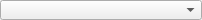
<?xml version="1.0" encoding="UTF-8"?>
<ui version="4.0">
 <class>OSTargetView</class>
 <widget class="QWidget" name="OSTargetView">
  <property name="geometry">
   <rect>
    <x>0</x>
    <y>0</y>
    <width>202</width>
    <height>20</height>
   </rect>
  </property>
  <layout class="QHBoxLayout" name="horizontalLayout">
   <property name="leftMargin">
    <number>0</number>
   </property>
   <property name="topMargin">
    <number>0</number>
   </property>
   <property name="rightMargin">
    <number>0</number>
   </property>
   <property name="bottomMargin">
    <number>0</number>
   </property>
   <item>
    <widget class="QComboBox" name="targetsComboBox">
     <property name="minimumSize">
      <size>
       <width>200</width>
       <height>20</height>
      </size>
     </property>
    </widget>
   </item>
  </layout>
 </widget>
 <resources/>
 <connections/>
</ui>
